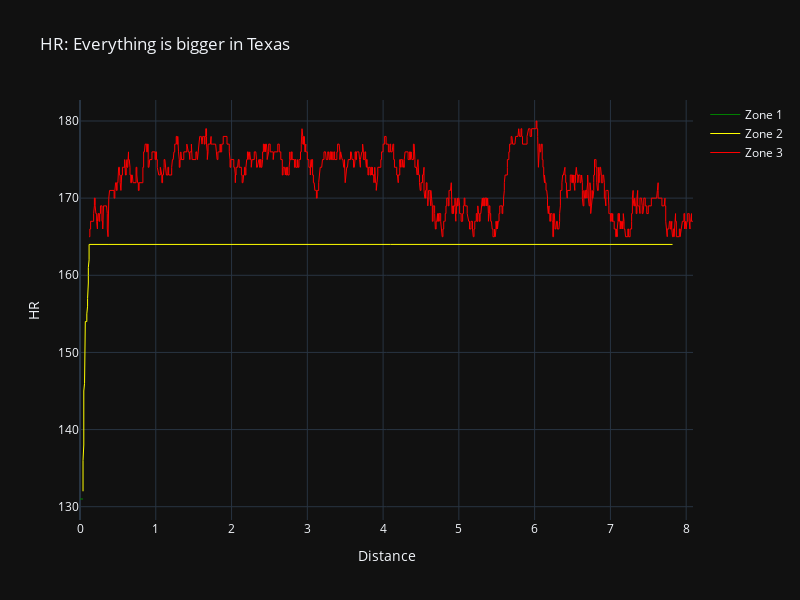

Notebook source saved alongside this figure:
### Code cell
# Create the figure
fig = go.Figure()

# Add traces for each zone using Distance as the x-axis
for zone in data['Zone'].unique():
    zone_data = data[data['Zone'] == zone]
    fig.add_trace(go.Scatter(
        x=zone_data['Distance'],
        y=zone_data['HR'],
        mode='lines',
        name=zone,
        line=dict(color=zone_colors[zone], width=1)  # Assign color based on zone
    ))

fig.update_layout(
    title=f'{base}: {name}',
    xaxis_title='Distance',
    yaxis_title=base,
    autosize=False,
    width=800,
    height=600
)

fig.show()

### Figure 1 — Plotly figure (JSON) as saved in the notebook; plotly's stock layout.template omitted (floating-point values rounded to 4 significant figures; data arrays with more than 128 entries replaced by an {"elided": "..."} marker saying what was removed)
{"data": [{"line": {"color": "green", "width": 1}, "mode": "lines", "name": "Zone 1", "x": [0.0, 0.0, 0.0, 0.0, 0.01, 0.01, 0.01, 0.01, 0.02, 0.02, 0.02, 0.02, 0.02, 0.03, 0.03, 0.04, 0.04], "y": [131, 131, 131, 131, 131, 131, 131, 131, 131, 131, 131, 131, 131, 131, 131, 131, 131], "type": "scatter"}, {"line": {"color": "yellow", "width": 1}, "mode": "lines", "name": "Zone 2", "x": [0.04, 0.04, 0.04, 0.05, 0.05, 0.05, 0.05, 0.06, 0.06, 0.06, 0.07, 0.07, 0.07, 0.07, 0.08, 0.08, 0.08, 0.08, 0.09, 0.09, 0.09, 0.09, 0.1, 0.1, 0.1, 0.1, 0.11, 0.11, 0.11, 0.11, 0.12, 0.12, 0.12, 0.12, 0.37, 5.45, 5.45, 5.46, 5.46, 5.48, 5.49, 7.25, 7.25, 7.25, 7.82, 7.82], "y": [132, 134, 136, 138, 140, 142, 145, 146, 148, 150, 152, 154, 154, 154, 154, 154, 154, 154, 154, 155, 155, 155, 156, 157, 157, 157, 158, 159, 160, 161, 162, 164, 164, 164, 164, 164, 164, 164, 164, 164, 164, 164, 164, 164, 164, 164], "type": "scatter"}, {"line": {"color": "red", "width": 1}, "mode": "lines", "name": "Zone 3", "x": {"elided": "2745 float values"}, "y": {"elided": "2745 int values"}, "type": "scatter"}], "layout": {"title": {"text": "HR: Everything is bigger in Texas"}, "xaxis": {"title": {"text": "Distance"}}, "yaxis": {"title": {"text": "HR"}}, "autosize": false, "width": 800, "height": 600}}
